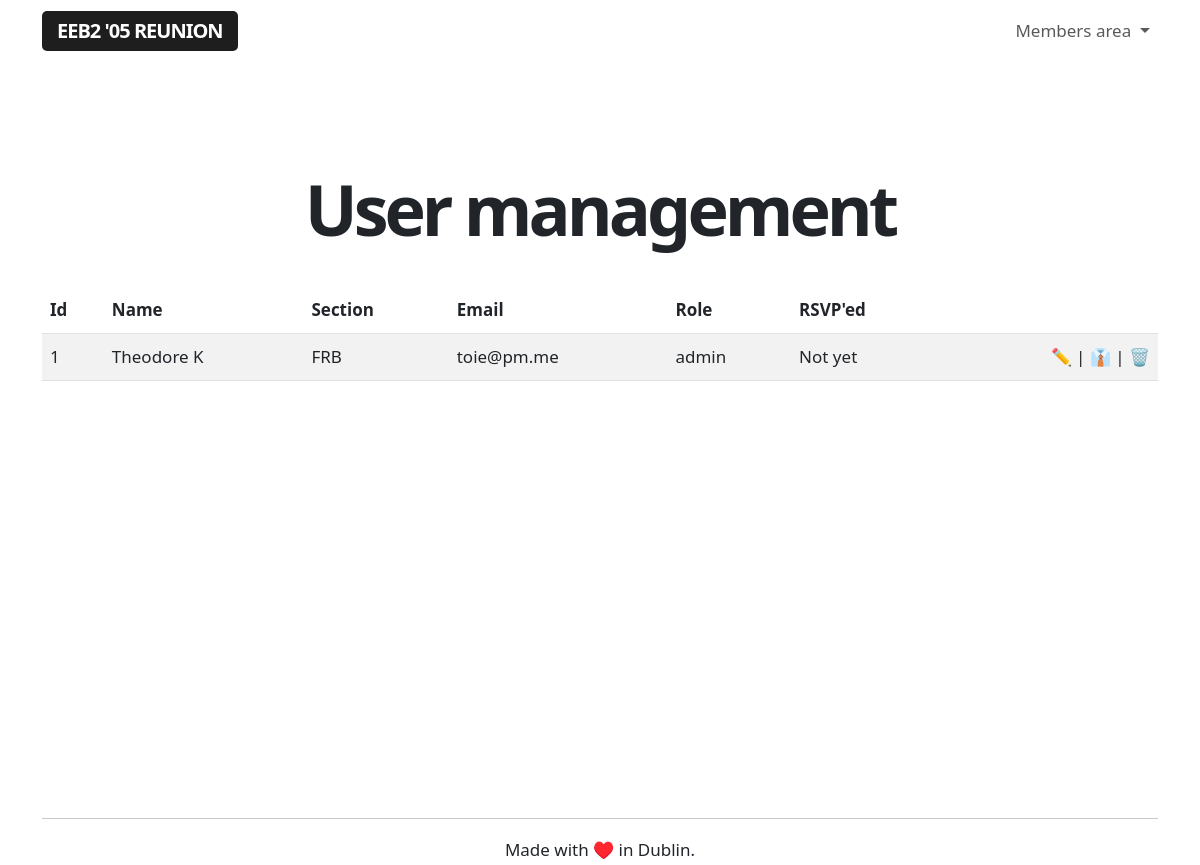
Before: /admin/users (signed in) with the older database file.
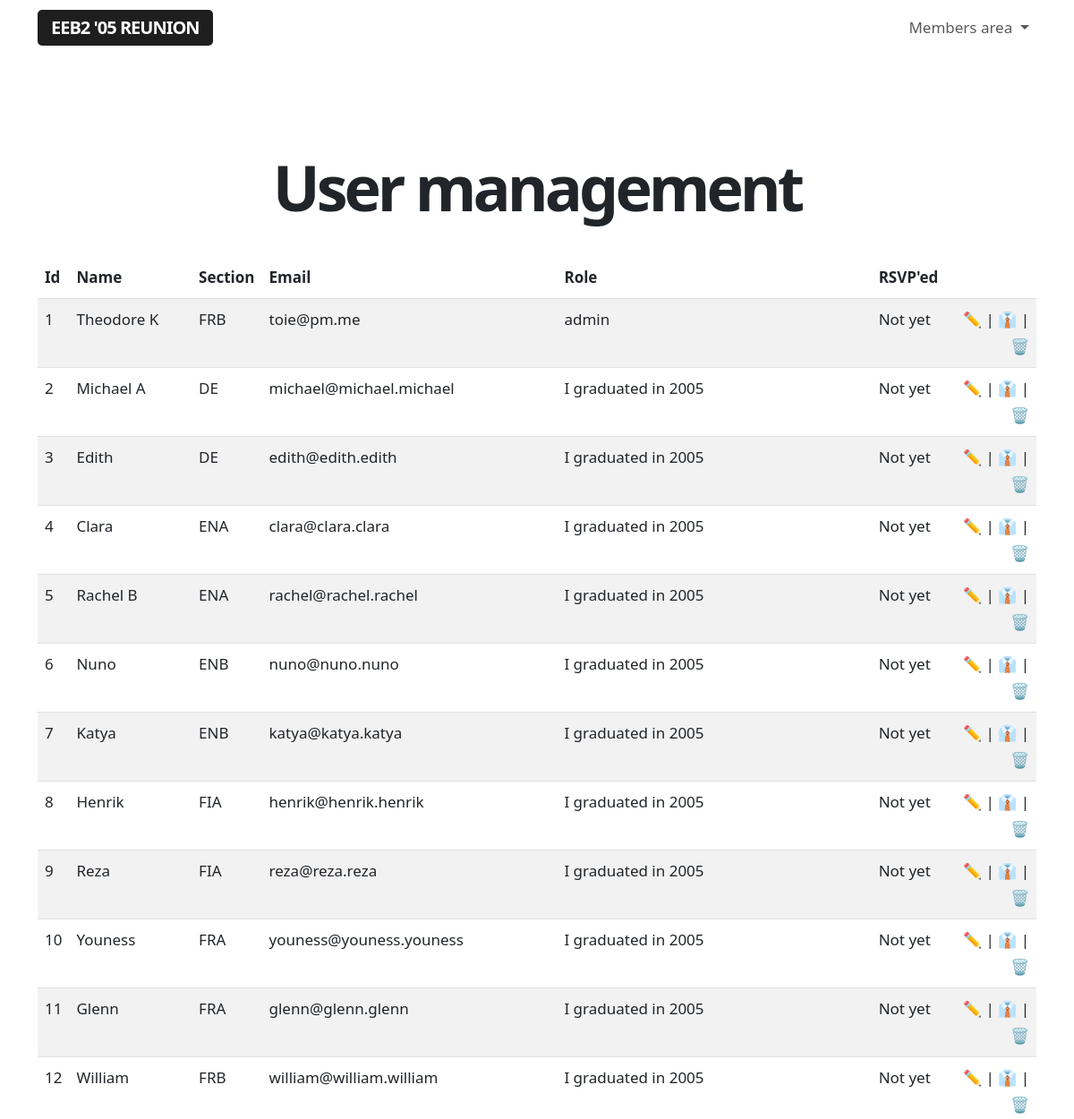
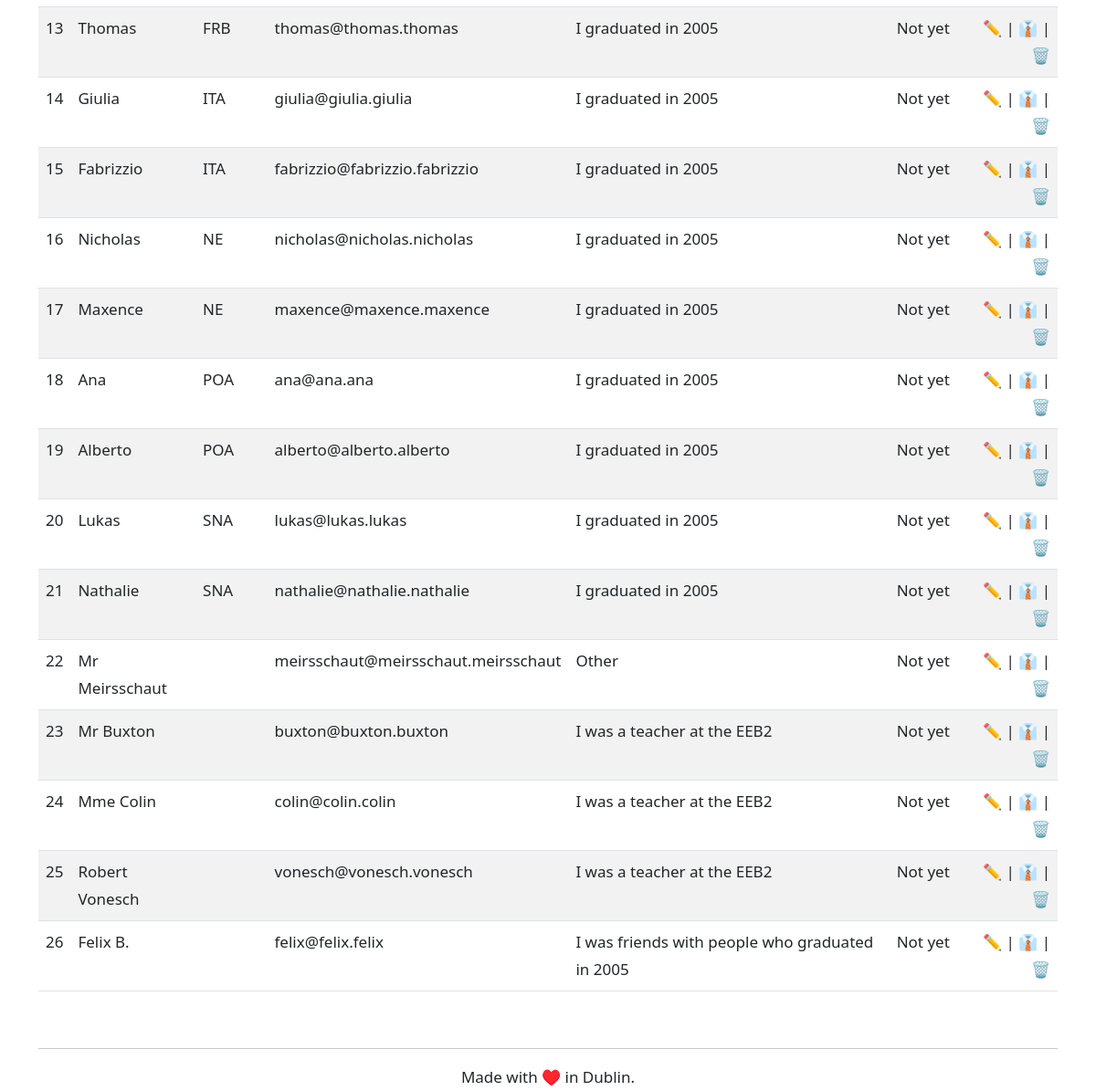
After: the same page with the newer database file (2 pictures, top to bottom).
### app/models.py (models this page shows, shortened)
class User(UserMixin, db.Model):
    id = db.Column(db.Integer, primary_key=True)
    username = db.Column(db.String(64), index=True, unique=True)
    name = db.Column(db.String(64), index=True, unique=False)
    section = db.Column(db.String(64), index=True, unique=False)
    email = db.Column(db.String(120), index=True, unique=True)
    password_hash = db.Column(db.String(128))
    role = db.Column(db.String(64), index=True, unique=False)
    rsvp = db.Column(db.String(64), index=True, unique=False)
    facebook = db.Column(db.String(64), index=True, unique=False)
    twitter = db.Column(db.String(64), index=True, unique=False)
    instagram = db.Column(db.String(64), index=True, unique=False)
    linkedin = db.Column(db.String(64), index=True, unique=False)
    snapchat = db.Column(db.String(64), index=True, unique=False)
    reddit = db.Column(db.String(64), index=True, unique=False)
    mastodon = db.Column(db.String(64), index=True, unique=False)
    tiktok = db.Column(db.String(64), index=True, unique=False)

### app/routes.py (the view)
@app.route('/admin/users', methods=['GET'])
@login_required
def adminusermanagement():
    if current_user.role == 'admin':
        users = User.query.order_by(User.id.asc())
    else:
        flash('This is a restricted area.')
        return redirect(url_for('index'))
    return render_template("user_management.html", title='User management',
        users=users)

### app/models.py (called while the page is built)
@login.user_loader
def load_user(id):
    return User.query.get(int(id))

### app/templates/user_management.html (shortened to what this page needs)
{% extends "base.html" %}
{% block content %}
<div class="title">
    <h1>User management</h1>
</div>
<br>
<br>
<table id="usermanagementtable" class="table table-striped">
  <thead>
    <tr>
        <th>Id</th>
        <th>Name</th>
        <th>Section</th>
        <th>Email</th>
        <th>Role</th>
        <th>RSVP'ed</th>
        <th></th>
    </tr>
  </thead>
  <tbody>
    {% for user in users %}
        {% include '_users.html' %}
    {% endfor %}
  </tbody>
</table>
{% endblock %}

### app/templates/_users.html
<tr>
    <td>{{ user.id }}</td>
    <td>{{ user.name }}</td>
    <td>{{ user.section }}</td>
    <td>{{ user.email }}</td>
    <td>{{ user.role }}</td>
    <td>{{ user.rsvp }}</td>
        <td class="aligniconsright"><a class="nolinkdecoration" href="{{ url_for('user', userid = user.id) }}">✏️</a> | <a class="nolinkdecoration" href="{{ url_for('toggleadmin', userid = user.id) }}">👔</a> | <a class="nolinkdecoration" href="{{ url_for('delete_user', userid=user.id) }}">🗑️</a></td>
</tr>

Changed rows visible on the page:
added User: id "2", name "Michael A", section "DE", email "michael@michael.michael", role "I graduated in 2005", rsvp "Not yet"
added User: id "3", name "Edith", section "DE", email "edith@edith.edith", role "I graduated in 2005", rsvp "Not yet"
added User: id "4", name "Clara", section "ENA", email "clara@clara.clara", role "I graduated in 2005", rsvp "Not yet"
added User: id "5", name "Rachel B", section "ENA", email "rachel@rachel.rachel", role "I graduated in 2005", rsvp "Not yet"
added User: id "6", name "Nuno", section "ENB", email "nuno@nuno.nuno", role "I graduated in 2005", rsvp "Not yet"
added User: id "7", name "Katya", section "ENB", email "katya@katya.katya", role "I graduated in 2005", rsvp "Not yet"
added User: id "8", name "Henrik", section "FIA", email "henrik@henrik.henrik", role "I graduated in 2005", rsvp "Not yet"
added User: id "9", name "Reza", section "FIA", email "reza@reza.reza", role "I graduated in 2005", rsvp "Not yet"
added User: id "10", name "Youness", section "FRA", email "youness@youness.youness", role "I graduated in 2005", rsvp "Not yet"
added User: id "11", name "Glenn", section "FRA", email "glenn@glenn.glenn", role "I graduated in 2005", rsvp "Not yet"
added User: id "12", name "William", section "FRB", email "william@william.william", role "I graduated in 2005", rsvp "Not yet"
added User: id "13", name "Thomas", section "FRB", email "thomas@thomas.thomas", role "I graduated in 2005", rsvp "Not yet"
added User: id "14", name "Giulia", section "ITA", email "giulia@giulia.giulia", role "I graduated in 2005", rsvp "Not yet"
added User: id "15", name "Fabrizzio", section "ITA", email "fabrizzio@fabrizzio.fabrizzio", role "I graduated in 2005", rsvp "Not yet"
added User: id "16", name "Nicholas", section "NE", email "nicholas@nicholas.nicholas", role "I graduated in 2005", rsvp "Not yet"
added User: id "17", name "Maxence", section "NE", email "maxence@maxence.maxence", role "I graduated in 2005", rsvp "Not yet"
added User: id "18", name "Ana", section "POA", email "ana@ana.ana", role "I graduated in 2005", rsvp "Not yet"
added User: id "19", name "Alberto", section "POA", email "alberto@alberto.alberto", role "I graduated in 2005", rsvp "Not yet"
added User: id "20", name "Lukas", section "SNA", email "lukas@lukas.lukas", role "I graduated in 2005", rsvp "Not yet"
added User: id "21", name "Nathalie", section "SNA", email "nathalie@nathalie.nathalie", role "I graduated in 2005", rsvp "Not yet"
added User: id "22", name "Mr Meirsschaut", email "meirsschaut@meirsschaut.meirsschaut", role "Other", rsvp "Not yet"
added User: id "23", name "Mr Buxton", email "buxton@buxton.buxton", role "I was a teacher at the EEB2", rsvp "Not yet"
added User: id "24", name "Mme Colin", email "colin@colin.colin", role "I was a teacher at the EEB2", rsvp "Not yet"
added User: id "25", name "Robert Vonesch", email "vonesch@vonesch.vonesch", role "I was a teacher at the EEB2", rsvp "Not yet"
added User: id "26", name "Felix B.", email "felix@felix.felix", role "I was friends with people who graduated in 2005", rsvp "Not yet"
